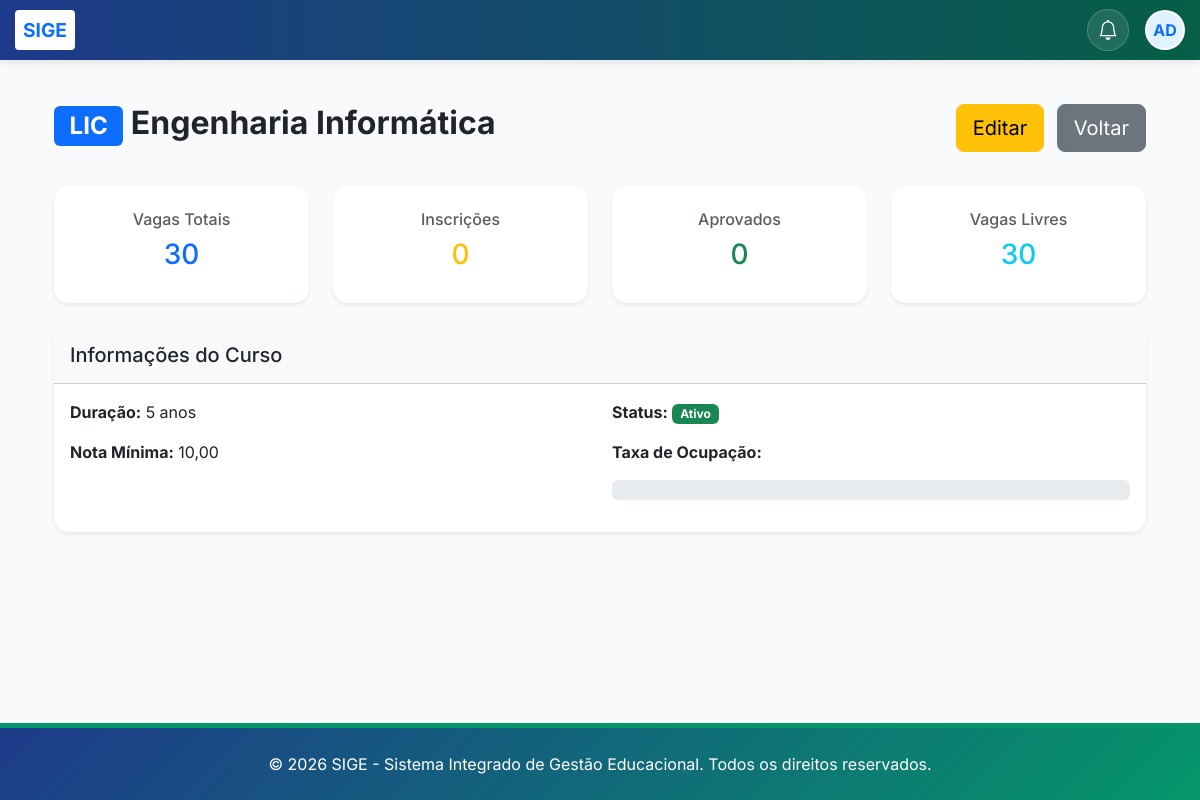
The app's page /detalhe-curso/2/ (signed in) with its own data.
### core/models.py (models this page shows, shortened)
class Curso(models.Model):
    REGIME_CHOICES = [
        ('diurno', 'Diurno'),
        ('pos-laboral', 'Pós-Laboral'),
    ]
    MODALIDADE_CHOICES = [
        ('presencial', 'Presencial'),
        ('semipresencial', 'Semipresencial'),
        ('ead', 'EAD'),
    ]
    DURACAO_CHOICES = [
        (3, '3 meses'),
        (6, '6 meses'),
        (12, '1 ano'),
        (24, '2 anos'),
        (36, '3 anos'),
        (48, '4 anos'),
        (60, '5 anos'),
    ]
    codigo = models.CharField(max_length=50, unique=True, default="CURSO", verbose_name="Código do Curso")
    nome = models.CharField(max_length=200, verbose_name="Nome do Curso")
    slug = models.SlugField(unique=True, null=True, blank=True, verbose_name="Slug (URL Amigável)")
    grau = models.ForeignKey(NivelAcademico, on_delete=models.CASCADE, related_name='cursos', verbose_name="Grau Académico")
    regime = models.CharField(max_length=20, choices=REGIME_CHOICES, default='diurno', verbose_name="Regime")
    modalidade = models.CharField(max_length=20, choices=MODALIDADE_CHOICES, default='presencial', verbose_name="Modalidade")
    descricao = models.TextField(blank=True, verbose_name="Descrição")
    vagas = models.PositiveIntegerField(verbose_name="Número de Vagas")
    duracao_meses = models.PositiveIntegerField(
        choices=DURACAO_CHOICES,
        default=12,
        verbose_name="Duração"
    )
    nota_minima = models.DecimalField(
        max_digits=4,
        decimal_places=2,
        default=10.00,
        validators=[MinValueValidator(10.00), MaxValueValidator(20.00)],
        verbose_name="Nota Mínima para Aprovação"
    )
    requer_prerequisitos = models.BooleanField(default=False, verbose_name="Requer Pré-requisitos")
    ativo = models.BooleanField(default=True, verbose_name="Ativo")
    data_criacao = models.DateTimeField(auto_now_add=True)
    data_atualizacao = models.DateTimeField(auto_now=True)
    class Meta:
        verbose_name = "Curso"
        verbose_name_plural = "Cursos"
        ordering = ['nome']
    def vagas_disponiveis(self):
        aprovados = self.inscricoes.filter(aprovado=True).count()
        return max(0, self.vagas - aprovados)

### core/views.py (the view)
# urls.py: path('detalhe-curso/<int:curso_id>/', views.detalhe_curso, name='detalhe_curso'),
@login_required
def detalhe_curso(request, curso_id):
    curso = get_object_or_404(Curso, id=curso_id)
    inscricoes = curso.inscricoes.all()
    return render(request, 'core/cursos/detalhe_curso.html', {
        'curso': curso,
        'inscricoes': inscricoes,
        'total_inscricoes': inscricoes.count(),
        'total_aprovados': inscricoes.filter(aprovado=True).count(),
        'vagas_disponiveis': curso.vagas_disponiveis(),
    })

### core/context_processors.py (called while the page is built)
def subscricao_context(request):
    if not request.user.is_authenticated:
        return {}
    subscricao = Subscricao.objects.filter(estado__in=['ativo', 'teste']).first()
    return {'subscricao': subscricao}

def global_academic_context(request):
    config = ConfiguracaoEscola.objects.first()
    context = {
        'config': config
    }
    if request.user.is_authenticated:
        ano_id = request.session.get('ano_academico_id')
        if ano_id:
            ano_atual = AnoAcademico.objects.filter(id=ano_id).first()
        else:
            ano_atual = AnoAcademico.get_atual()
            if ano_atual:
                request.session['ano_academico_id'] = ano_atual.id
        semestre_atual = None
        if ano_atual:
            semestre_atual = ano_atual.semestres.filter(ativo=True).first()
        perfil = PerfilUsuario.objects.filter(user=request.user).first()
        context.update({
            'ano_atual': ano_atual,
            'semestre_atual': semestre_atual,
            'user_perfil': perfil
        })
    return context

### core/templates/core/cursos/detalhe_curso.html (shortened to what this page needs)
{% extends 'core/base.html' %}
{% block content %}
<div class="container-fluid py-4">
    <div class="row mb-4">
        <div class="col-md-8">
            <h1 class="h2 fw-bold">
                <span class="badge bg-primary">{{ curso.codigo }}</span> {{ curso.nome }}
            </h1>
        </div>
        <div class="col-md-4 text-end">
            <a href="{% url 'editar_curso' curso.id %}" class="btn btn-warning btn-lg me-2">
                 Editar
            </a>
            <a href="{% url 'listar_cursos' %}" class="btn btn-secondary btn-lg">
                 Voltar
            </a>
        </div>
    </div>
    <div class="row mb-4">
        <div class="col-md-3">
            <div class="card text-center shadow-sm">
                <div class="card-body py-4">
                    <h6 class="text-muted mb-2">Vagas Totais</h6>
                    <h3 class="text-primary">{{ curso.vagas }}</h3>
                </div>
            </div>
        </div>
        <div class="col-md-3">
            <div class="card text-center shadow-sm">
                <div class="card-body py-4">
                    <h6 class="text-muted mb-2">Inscrições</h6>
                    <h3 class="text-warning">{{ total_inscricoes }}</h3>
                </div>
            </div>
        </div>
        <div class="col-md-3">
            <div class="card text-center shadow-sm">
                <div class="card-body py-4">
                    <h6 class="text-muted mb-2">Aprovados</h6>
                    <h3 class="text-success">{{ total_aprovados }}</h3>
                </div>
            </div>
        </div>
        <div class="col-md-3">
            <div class="card text-center shadow-sm">
                <div class="card-body py-4">
                    <h6 class="text-muted mb-2">Vagas Livres</h6>
                    <h3 class="text-info">{{ vagas_disponiveis }}</h3>
                </div>
            </div>
        </div>
    </div>
    <div class="row">
        <div class="col-12">
            <div class="card shadow-sm">
                <div class="card-header bg-light p-3">
                    <h5 class="mb-0">
                         Informações do Curso
                    </h5>
                </div>
                <div class="card-body">
                    <div class="row">
                        <div class="col-md-6">
                            <p><strong>Duração:</strong> {{ curso.get_duracao_meses_display }}</p>
                            <p><strong>Nota Mínima:</strong> {{ curso.nota_minima }}</p>
                        </div>
                        <div class="col-md-6">
                            <p><strong>Status:</strong>
                                {% if curso.ativo %}
                                    <span class="badge bg-success">Ativo</span>
                                {% else %}
                                    <span class="badge bg-danger">Inativo</span>
                                {% endif %}
                            </p>
                            <p><strong>Taxa de Ocupação:</strong>
                                {% widthratio total_inscricoes curso.vagas 100 as taxa %}
                                <div class="progress" style="height: 20px;">
                                </div>
                            </p>
                        </div>
                    </div>
                </div>
            </div>
        </div>
    </div>
</div>
{% endblock %}

### core/templates/core/base.html (style rules this page uses)
:root { --primary-color: #1e3a8a; --secondary-color: #059669; --accent-color: #f59e0b; --light-bg: #f8fafc; }
html, body { height: 100%; margin: 0; padding: 0; }
body { font-family: 'Inter', sans-serif; background-color: #f8fafc; display: flex; flex-direction: column; min-height: 100vh; }
.card { transition: transform 0.3s; height: 100%; border-radius: 15px; border: none; box-shadow: 0 4px 6px rgba(0,0,0,0.05); }

### records on screen
Curso: codigo "LIC", nome "Engenharia Informática", vagas "30", duracao_meses "5 anos", nota_minima "10,00"

### other values on screen
{{ total_inscricoes }} "0"
{{ total_aprovados }} "0"
{{ vagas_disponiveis }} "30"
